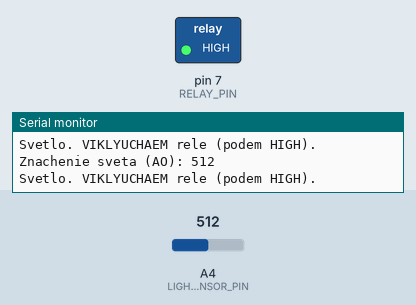
Simulated run of this sketch. Board: Arduino Uno, built with avr-gcc and run on an emulated ATmega328P. Parts: switched loads named in the sketch (green lamp = pin HIGH), the last lines printed to the serial monitor. Inputs (shaded band) come from the test bench; at power-on: A4 (LIGHT_SENSOR_PIN) = 512.

Above: at 1.3 s.
1.4 s: A4 (LIGHT_SENSOR_PIN) set to 586
2.9 s: A4 (LIGHT_SENSOR_PIN) set to 616
At 4.2 s:
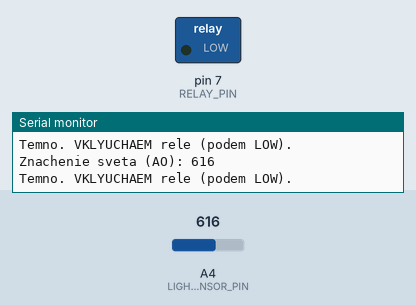
Timing chart, 0 to 5.9 s (numbered marks = the images above; inputs shaded):
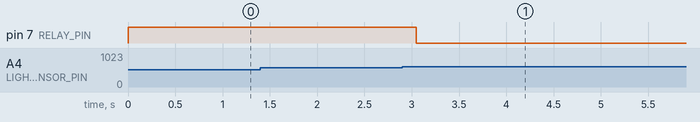

The sketch:

13.2.ino
```cpp
// --- Пины ---
const int LIGHT_SENSOR_PIN = A4; // Пин для аналогового выхода (AO) LDR-модуля
const int RELAY_PIN = 7;         // Пин D7 для управления реле (IN)
const int LED_PIN = 3;           // Пин D3 для светодиода (в силовой цепи)
const int RESISTOR_PIN = 4;      // Пин D4 для резистора (в силовой цепи)

// --- Настройки ---
// Порог срабатывания. Подбирается экспериментально, глядя в Монитор порта.
const int DARKNESS_THRESHOLD = 600;

// Задаем константы для инверсной логики реле
// (Модуль в Wokwi включается при подаче LOW)
const int RELAY_STATE_ON = LOW;
const int RELAY_STATE_OFF = HIGH;

void setup() {
  // Запускаем Монитор порта для отладки
  Serial.begin(9600);
  Serial.println("Avtomaticheskiy fonar' (Rele)");

  // Настраиваем пин реле как ВЫХОД
  pinMode(RELAY_PIN, OUTPUT);

  // Устанавливаем реле в ВЫКЛЮЧЕННОЕ состояние при старте
  // (Подаем HIGH, так как логика инверсная)
  digitalWrite(RELAY_PIN, RELAY_STATE_OFF);

}

void loop() {
  // 1. Считываем значение с датчика света (0-1023)
  int lightValue = analogRead(LIGHT_SENSOR_PIN);

  // 2. Выводим значение в Монитор порта
  Serial.print("Znachenie sveta (AO): ");
  Serial.println(lightValue);

  // 3. Принимаем решение
  if (lightValue > DARKNESS_THRESHOLD) {
    // Стало ТЕМНО
    Serial.println("Temno. VKLYUCHAEM rele (podem LOW).");
    digitalWrite(RELAY_PIN, RELAY_STATE_ON); // Включаем реле (подаем LOW)

  } else {
    // Стало СВЕТЛО
    Serial.println("Svetlo. VIKLYUCHAEM rele (podem HIGH).");
    digitalWrite(RELAY_PIN, RELAY_STATE_OFF); // Выключаем реле (подаем HIGH)

  }

  // 4. Ждем немного, чтобы не "дребезжать"
  delay(500); // Проверяем каждые полсекунды
}
```

Measured:
- the behaviour switches between 600 and 601 on A4 (LIGHT_SENSOR_PIN) (found by bisection; images 0 and 1)
- after the input at 2.9 s, pin 7 (RELAY_PIN): HIGH → LOW after 0.15 s
